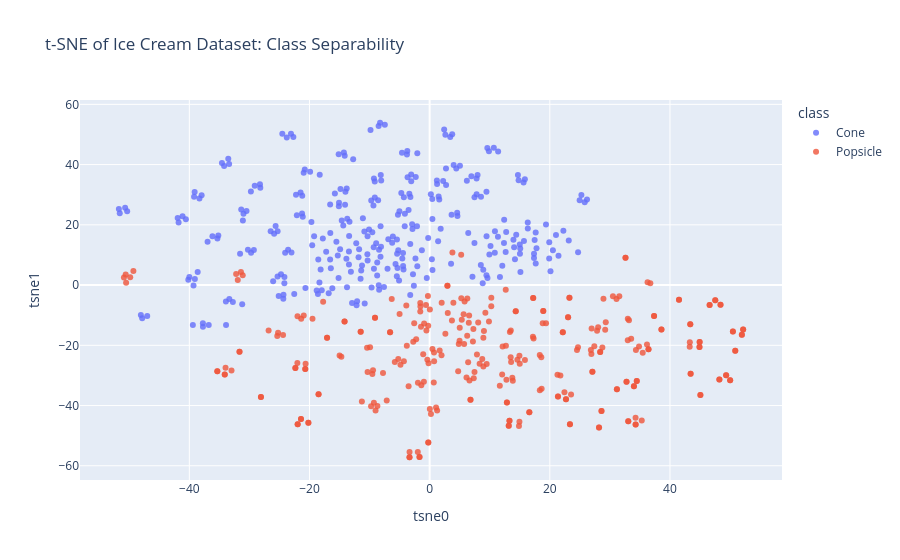

The notebook cell this image was saved under:
### Code cell
# Standardize numerical labels to str
map_ = {0.0: 'Cone', 1.0: 'Popsicle'}
df['class'] = df.label.map(map_)

fig = px.scatter(
    df,
    x='tsne0', y='tsne1',
    color='class',
    hover_data=['filename', 'tsne0', 'tsne1'],
    title='t-SNE of Ice Cream Dataset: Class Separability')

marker = dict(size=6, opacity=0.8)
fig.update_traces(marker=marker)

fig.show()

### Figure 1 — Plotly figure (JSON) as saved in the notebook; plotly's stock layout.template omitted (floating-point values rounded to 4 significant figures; data arrays with more than 128 entries replaced by an {"elided": "..."} marker saying what was removed)
{"data": [{"customdata": {"elided": "300x1 str values"}, "hovertemplate": "class=Cone<br>tsne0=%{x}<br>tsne1=%{y}<br>filename=%{customdata[0]}<extra></extra>", "legendgroup": "Cone", "marker": {"color": "#636efa", "opacity": 0.8, "size": 6, "symbol": "circle"}, "mode": "markers", "name": "Cone", "orientation": "v", "showlegend": true, "type": "scatter", "x": {"elided": "300 float values"}, "xaxis": "x", "y": {"elided": "300 float values"}, "yaxis": "y"}, {"customdata": {"elided": "300x1 str values"}, "hovertemplate": "class=Popsicle<br>tsne0=%{x}<br>tsne1=%{y}<br>filename=%{customdata[0]}<extra></extra>", "legendgroup": "Popsicle", "marker": {"color": "#EF553B", "opacity": 0.8, "size": 6, "symbol": "circle"}, "mode": "markers", "name": "Popsicle", "orientation": "v", "showlegend": true, "type": "scatter", "x": {"elided": "300 float values"}, "xaxis": "x", "y": {"elided": "300 float values"}, "yaxis": "y"}], "layout": {"legend": {"title": {"text": "class"}, "tracegroupgap": 0}, "title": {"text": "t-SNE of Ice Cream Dataset: Class Separability"}, "xaxis": {"anchor": "y", "domain": [0, 1], "title": {"text": "tsne0"}}, "yaxis": {"anchor": "x", "domain": [0, 1], "title": {"text": "tsne1"}}}}
